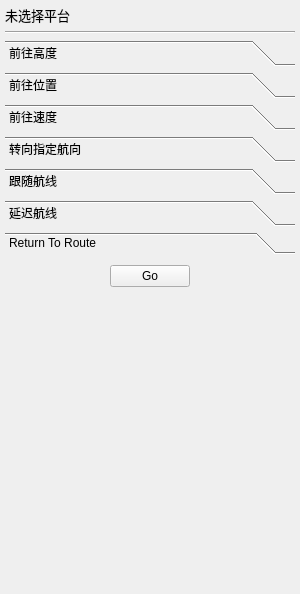
<?xml version="1.0" encoding="UTF-8"?>
<ui version="4.0">
 <class>PlatformMovementDockWidget</class>
 <widget class="QDockWidget" name="PlatformMovementDockWidget">
  <property name="geometry">
   <rect>
    <x>0</x>
    <y>0</y>
    <width>300</width>
    <height>594</height>
   </rect>
  </property>
  <property name="windowTitle">
   <string>平台移动</string>
  </property>
  <widget class="QWidget" name="mDockWidget">
   <layout class="QGridLayout">
    <property name="leftMargin">
     <number>5</number>
    </property>
    <property name="topMargin">
     <number>5</number>
    </property>
    <property name="rightMargin">
     <number>5</number>
    </property>
    <property name="bottomMargin">
     <number>5</number>
    </property>
    <item row="0" column="0">
     <widget class="QLabel" name="mSelectedEntityLabel">
      <property name="text">
       <string>&lt;html&gt;&lt;head/&gt;&lt;body&gt;&lt;p&gt;&lt;span style=&quot; font-size:10pt;&quot;&gt;未选择平台&lt;/span&gt;&lt;/p&gt;&lt;/body&gt;&lt;/html&gt;</string>
      </property>
     </widget>
    </item>
    <item row="1" column="0">
     <widget class="Line" name="line">
      <property name="orientation">
       <enum>Qt::Horizontal</enum>
      </property>
     </widget>
    </item>
    <item row="2" column="0">
     <widget class="QToolBox" name="mPlatformMovementToolBox">
      <property name="currentIndex">
       <number>6</number>
      </property>
      <widget class="QWidget" name="mAltitudeWidget">
       <property name="geometry">
        <rect>
         <x>0</x>
         <y>0</y>
         <width>290</width>
         <height>150</height>
        </rect>
       </property>
       <attribute name="label">
        <string>前往高度</string>
       </attribute>
       <layout class="QGridLayout" name="_2">
        <property name="leftMargin">
         <number>5</number>
        </property>
        <property name="topMargin">
         <number>5</number>
        </property>
        <property name="rightMargin">
         <number>5</number>
        </property>
        <property name="bottomMargin">
         <number>5</number>
        </property>
        <item row="2" column="0">
         <widget class="QLabel" name="mAltitudeLabel">
          <property name="text">
           <string>高度:</string>
          </property>
         </widget>
        </item>
        <item row="2" column="1">
         <widget class="QDoubleSpinBox" name="mAltitudeSpinBox">
          <property name="alignment">
           <set>Qt::AlignRight|Qt::AlignTrailing|Qt::AlignVCenter</set>
          </property>
          <property name="buttonSymbols">
           <enum>QAbstractSpinBox::PlusMinus</enum>
          </property>
          <property name="accelerated">
           <bool>true</bool>
          </property>
          <property name="correctionMode">
           <enum>QAbstractSpinBox::CorrectToNearestValue</enum>
          </property>
          <property name="showGroupSeparator" stdset="0">
           <bool>false</bool>
          </property>
          <property name="prefix">
           <string/>
          </property>
          <property name="minimum">
           <double>-10000.000000000000000</double>
          </property>
          <property name="maximum">
           <double>1000000.000000000000000</double>
          </property>
          <property name="singleStep">
           <double>1000.000000000000000</double>
          </property>
         </widget>
        </item>
        <item row="2" column="2">
         <widget class="wkf::AltitudeComboBox" name="mAltitudeUnitsBox">
          <property name="sizePolicy">
           <sizepolicy hsizetype="Minimum" vsizetype="Fixed">
            <horstretch>0</horstretch>
            <verstretch>0</verstretch>
           </sizepolicy>
          </property>
         </widget>
        </item>
        <item row="3" column="1">
         <widget class="QDoubleSpinBox" name="mAltitudeRateOfChangeSpinBox">
          <property name="enabled">
           <bool>false</bool>
          </property>
          <property name="alignment">
           <set>Qt::AlignRight|Qt::AlignTrailing|Qt::AlignVCenter</set>
          </property>
          <property name="buttonSymbols">
           <enum>QAbstractSpinBox::PlusMinus</enum>
          </property>
          <property name="accelerated">
           <bool>true</bool>
          </property>
          <property name="correctionMode">
           <enum>QAbstractSpinBox::CorrectToNearestValue</enum>
          </property>
          <property name="showGroupSeparator" stdset="0">
           <bool>false</bool>
          </property>
          <property name="maximum">
           <double>1000000.000000000000000</double>
          </property>
         </widget>
        </item>
        <item row="3" column="2">
         <widget class="wkf::AccelerationComboBox" name="mAltitudeRateOfChangeUnitsBox">
          <property name="enabled">
           <bool>false</bool>
          </property>
          <property name="sizePolicy">
           <sizepolicy hsizetype="Minimum" vsizetype="Fixed">
            <horstretch>0</horstretch>
            <verstretch>0</verstretch>
           </sizepolicy>
          </property>
         </widget>
        </item>
        <item row="4" column="1">
         <widget class="QCheckBox" name="mAltitudeKeepRouteCheckBox">
          <property name="layoutDirection">
           <enum>Qt::LeftToRight</enum>
          </property>
          <property name="text">
           <string>保存航线</string>
          </property>
          <property name="checked">
           <bool>true</bool>
          </property>
         </widget>
        </item>
        <item row="4" column="2">
         <widget class="QPushButton" name="mAltitudeButton">
          <property name="text">
           <string>前往</string>
          </property>
          <property name="autoDefault">
           <bool>true</bool>
          </property>
         </widget>
        </item>
        <item row="5" column="1">
         <spacer name="mAltitudeSpacer">
          <property name="orientation">
           <enum>Qt::Vertical</enum>
          </property>
          <property name="sizeHint" stdset="0">
           <size>
            <width>20</width>
            <height>40</height>
           </size>
          </property>
         </spacer>
        </item>
        <item row="3" column="0">
         <widget class="QCheckBox" name="mAltitudeRateOfChangeCheckBox">
          <property name="text">
           <string>加速度:</string>
          </property>
         </widget>
        </item>
        <item row="0" column="0">
         <widget class="QLabel" name="mCurrentAltitudeLabel">
          <property name="text">
           <string>当前高度:</string>
          </property>
         </widget>
        </item>
        <item row="0" column="1">
         <widget class="wkf::AltitudeLabel" name="mCurrentAltitudeValue">
          <property name="text">
           <string>n/a</string>
          </property>
         </widget>
        </item>
       </layout>
      </widget>
      <widget class="QWidget" name="mLocationWidget">
       <property name="geometry">
        <rect>
         <x>0</x>
         <y>0</y>
         <width>290</width>
         <height>200</height>
        </rect>
       </property>
       <attribute name="label">
        <string>前往位置</string>
       </attribute>
       <layout class="QGridLayout" name="_3">
        <property name="leftMargin">
         <number>5</number>
        </property>
        <property name="topMargin">
         <number>5</number>
        </property>
        <property name="rightMargin">
         <number>5</number>
        </property>
        <property name="bottomMargin">
         <number>5</number>
        </property>
        <item row="2" column="2">
         <widget class="UtQtLatPosLineEdit" name="latitudeLineEdit"/>
        </item>
        <item row="4" column="2">
         <widget class="UtQtLonPosLineEdit" name="longitudeLineEdit"/>
        </item>
        <item row="2" column="3">
         <layout class="QHBoxLayout" name="mLocationLayout">
          <item>
           <widget class="wkf::LocationSelector" name="mLocationMapButton">
            <property name="toolTip">
             <string>地图位置选择</string>
            </property>
            <property name="checkable">
             <bool>true</bool>
            </property>
           </widget>
          </item>
         </layout>
        </item>
        <item row="2" column="0">
         <widget class="QLabel" name="mLocationLatitudeLabel">
          <property name="text">
           <string>纬度:</string>
          </property>
         </widget>
        </item>
        <item row="9" column="2">
         <spacer name="verticalSpacer">
          <property name="orientation">
           <enum>Qt::Vertical</enum>
          </property>
          <property name="sizeHint" stdset="0">
           <size>
            <width>20</width>
            <height>40</height>
           </size>
          </property>
         </spacer>
        </item>
        <item row="5" column="3">
         <widget class="wkf::AltitudeComboBox" name="mLocationAltitudeUnitsBox">
          <property name="enabled">
           <bool>false</bool>
          </property>
          <property name="sizePolicy">
           <sizepolicy hsizetype="Minimum" vsizetype="Fixed">
            <horstretch>0</horstretch>
            <verstretch>0</verstretch>
           </sizepolicy>
          </property>
         </widget>
        </item>
        <item row="4" column="0">
         <widget class="QLabel" name="mLocationLongitudeLabel">
          <property name="text">
           <string>经度:</string>
          </property>
         </widget>
        </item>
        <item row="0" column="0">
         <widget class="QLabel" name="mCurrentPositionLabel">
          <property name="text">
           <string>当前位置:</string>
          </property>
         </widget>
        </item>
        <item row="5" column="0">
         <widget class="QCheckBox" name="mLocationAltitudeCheckBox">
          <property name="layoutDirection">
           <enum>Qt::LeftToRight</enum>
          </property>
          <property name="text">
           <string>高度:</string>
          </property>
         </widget>
        </item>
        <item row="7" column="2">
         <widget class="QCheckBox" name="mLocationImmediateCheckBox">
          <property name="text">
           <string>即时</string>
          </property>
         </widget>
        </item>
        <item row="7" column="3">
         <widget class="QPushButton" name="mLocationButton">
          <property name="text">
           <string>前往</string>
          </property>
          <property name="autoDefault">
           <bool>true</bool>
          </property>
         </widget>
        </item>
        <item row="5" column="2">
         <widget class="QDoubleSpinBox" name="mLocationAltitudeSpinBox">
          <property name="enabled">
           <bool>false</bool>
          </property>
          <property name="alignment">
           <set>Qt::AlignRight|Qt::AlignTrailing|Qt::AlignVCenter</set>
          </property>
          <property name="buttonSymbols">
           <enum>QAbstractSpinBox::PlusMinus</enum>
          </property>
          <property name="accelerated">
           <bool>true</bool>
          </property>
          <property name="correctionMode">
           <enum>QAbstractSpinBox::CorrectToNearestValue</enum>
          </property>
          <property name="minimum">
           <double>-10000.000000000000000</double>
          </property>
          <property name="maximum">
           <double>1000000.000000000000000</double>
          </property>
          <property name="singleStep">
           <double>1000.000000000000000</double>
          </property>
         </widget>
        </item>
        <item row="0" column="2" colspan="2">
         <widget class="QLabel" name="mCurrentPositionValue">
          <property name="text">
           <string>n/a</string>
          </property>
         </widget>
        </item>
        <item row="1" column="0">
         <widget class="QLabel" name="mCurrentAltitudeLocationLabel">
          <property name="text">
           <string>当前高度:</string>
          </property>
         </widget>
        </item>
        <item row="1" column="2" colspan="2">
         <widget class="wkf::AltitudeLabel" name="mCurrentAltitudeLocationValue">
          <property name="text">
           <string>n/a</string>
          </property>
         </widget>
        </item>
       </layout>
      </widget>
      <widget class="QWidget" name="mSpeedWidget">
       <property name="geometry">
        <rect>
         <x>0</x>
         <y>0</y>
         <width>290</width>
         <height>150</height>
        </rect>
       </property>
       <attribute name="label">
        <string>前往速度</string>
       </attribute>
       <layout class="QGridLayout" name="_4">
        <property name="leftMargin">
         <number>5</number>
        </property>
        <property name="topMargin">
         <number>5</number>
        </property>
        <property name="rightMargin">
         <number>5</number>
        </property>
        <property name="bottomMargin">
         <number>5</number>
        </property>
        <item row="1" column="2">
         <widget class="wkf::SpeedComboBox" name="mSpeedUnitsBox">
          <property name="sizePolicy">
           <sizepolicy hsizetype="Minimum" vsizetype="Fixed">
            <horstretch>0</horstretch>
            <verstretch>0</verstretch>
           </sizepolicy>
          </property>
         </widget>
        </item>
        <item row="1" column="1">
         <widget class="QDoubleSpinBox" name="mSpeedSpinBox">
          <property name="alignment">
           <set>Qt::AlignRight|Qt::AlignTrailing|Qt::AlignVCenter</set>
          </property>
          <property name="buttonSymbols">
           <enum>QAbstractSpinBox::PlusMinus</enum>
          </property>
          <property name="accelerated">
           <bool>true</bool>
          </property>
          <property name="correctionMode">
           <enum>QAbstractSpinBox::CorrectToNearestValue</enum>
          </property>
          <property name="maximum">
           <double>1000000.000000000000000</double>
          </property>
         </widget>
        </item>
        <item row="6" column="1">
         <spacer name="mSpeedSpacer">
          <property name="orientation">
           <enum>Qt::Vertical</enum>
          </property>
          <property name="sizeHint" stdset="0">
           <size>
            <width>20</width>
            <height>40</height>
           </size>
          </property>
         </spacer>
        </item>
        <item row="1" column="0">
         <widget class="QLabel" name="mSpeedLabel">
          <property name="text">
           <string>速度:</string>
          </property>
         </widget>
        </item>
        <item row="3" column="1">
         <widget class="QDoubleSpinBox" name="mSpeedLinearAccelerationSpinBox">
          <property name="enabled">
           <bool>false</bool>
          </property>
          <property name="alignment">
           <set>Qt::AlignRight|Qt::AlignTrailing|Qt::AlignVCenter</set>
          </property>
          <property name="buttonSymbols">
           <enum>QAbstractSpinBox::PlusMinus</enum>
          </property>
          <property name="accelerated">
           <bool>true</bool>
          </property>
          <property name="correctionMode">
           <enum>QAbstractSpinBox::CorrectToNearestValue</enum>
          </property>
          <property name="maximum">
           <double>1000000.000000000000000</double>
          </property>
         </widget>
        </item>
        <item row="5" column="2">
         <widget class="QPushButton" name="mSpeedButton">
          <property name="text">
           <string>前往</string>
          </property>
          <property name="autoDefault">
           <bool>true</bool>
          </property>
         </widget>
        </item>
        <item row="5" column="1">
         <widget class="QCheckBox" name="mSpeedKeepRouteCheckBox">
          <property name="text">
           <string>保存航线</string>
          </property>
          <property name="checked">
           <bool>true</bool>
          </property>
         </widget>
        </item>
        <item row="3" column="0">
         <widget class="QCheckBox" name="mSpeedLinearAccelerationCheckBox">
          <property name="text">
           <string>加速度:</string>
          </property>
         </widget>
        </item>
        <item row="3" column="2">
         <widget class="wkf::AccelerationComboBox" name="mSpeedLinearAccelerationUnitsBox">
          <property name="enabled">
           <bool>false</bool>
          </property>
          <property name="sizePolicy">
           <sizepolicy hsizetype="Minimum" vsizetype="Fixed">
            <horstretch>0</horstretch>
            <verstretch>0</verstretch>
           </sizepolicy>
          </property>
         </widget>
        </item>
        <item row="0" column="0">
         <widget class="QLabel" name="mCurrentSpeedLabel">
          <property name="text">
           <string>当前速度:</string>
          </property>
         </widget>
        </item>
        <item row="0" column="1">
         <widget class="wkf::SpeedLabel" name="mCurrentSpeedValue">
          <property name="text">
           <string>n/a</string>
          </property>
         </widget>
        </item>
       </layout>
      </widget>
      <widget class="QWidget" name="mHeadingWidget">
       <property name="geometry">
        <rect>
         <x>0</x>
         <y>0</y>
         <width>290</width>
         <height>150</height>
        </rect>
       </property>
       <attribute name="label">
        <string notr="true">转向指定航向</string>
       </attribute>
       <layout class="QGridLayout" name="_5">
        <property name="leftMargin">
         <number>5</number>
        </property>
        <property name="topMargin">
         <number>5</number>
        </property>
        <property name="rightMargin">
         <number>5</number>
        </property>
        <property name="bottomMargin">
         <number>5</number>
        </property>
        <item row="1" column="1">
         <widget class="QDoubleSpinBox" name="mHeadingSpinBox">
          <property name="alignment">
           <set>Qt::AlignRight|Qt::AlignTrailing|Qt::AlignVCenter</set>
          </property>
          <property name="buttonSymbols">
           <enum>QAbstractSpinBox::PlusMinus</enum>
          </property>
          <property name="accelerated">
           <bool>true</bool>
          </property>
          <property name="correctionMode">
           <enum>QAbstractSpinBox::CorrectToNearestValue</enum>
          </property>
          <property name="minimum">
           <double>-1000000.000000000000000</double>
          </property>
          <property name="maximum">
           <double>1000000.000000000000000</double>
          </property>
         </widget>
        </item>
        <item row="1" column="0">
         <widget class="QLabel" name="mHeadingLabel">
          <property name="text">
           <string>航向:</string>
          </property>
         </widget>
        </item>
        <item row="5" column="1">
         <spacer name="mHeadingSpacer">
          <property name="orientation">
           <enum>Qt::Vertical</enum>
          </property>
          <property name="sizeHint" stdset="0">
           <size>
            <width>20</width>
            <height>40</height>
           </size>
          </property>
         </spacer>
        </item>
        <item row="1" column="2">
         <widget class="wkf::AngleComboBox" name="mHeadingUnitsBox">
          <property name="sizePolicy">
           <sizepolicy hsizetype="Minimum" vsizetype="Fixed">
            <horstretch>0</horstretch>
            <verstretch>0</verstretch>
           </sizepolicy>
          </property>
         </widget>
        </item>
        <item row="3" column="1">
         <widget class="QRadioButton" name="mHeadingRelativeButton">
          <property name="text">
           <string>相对</string>
          </property>
         </widget>
        </item>
        <item row="2" column="2">
         <widget class="wkf::AccelerationComboBox" name="mHeadingRadialAccelerationUnitsBox">
          <property name="enabled">
           <bool>false</bool>
          </property>
         </widget>
        </item>
        <item row="2" column="1">
         <widget class="QDoubleSpinBox" name="mHeadingRadialAccelerationSpinBox">
          <property name="enabled">
           <bool>false</bool>
          </property>
          <property name="alignment">
           <set>Qt::AlignRight|Qt::AlignTrailing|Qt::AlignVCenter</set>
          </property>
          <property name="buttonSymbols">
           <enum>QAbstractSpinBox::PlusMinus</enum>
          </property>
          <property name="accelerated">
           <bool>true</bool>
          </property>
          <property name="correctionMode">
           <enum>QAbstractSpinBox::CorrectToNearestValue</enum>
          </property>
          <property name="maximum">
           <double>1000000.000000000000000</double>
          </property>
         </widget>
        </item>
        <item row="3" column="2">
         <widget class="QPushButton" name="mHeadingButton">
          <property name="text">
           <string>转向</string>
          </property>
          <property name="autoDefault">
           <bool>true</bool>
          </property>
         </widget>
        </item>
        <item row="3" column="0">
         <widget class="QRadioButton" name="mHeadingAbsoluteButton">
          <property name="text">
           <string>绝对</string>
          </property>
          <property name="checked">
           <bool>true</bool>
          </property>
         </widget>
        </item>
        <item row="2" column="0">
         <widget class="QCheckBox" name="mHeadingRadialAccelerationCheckBox">
          <property name="text">
           <string>加速度</string>
          </property>
         </widget>
        </item>
        <item row="0" column="0">
         <widget class="QLabel" name="mCurrentHeadingLabel">
          <property name="text">
           <string>当前航向:</string>
          </property>
         </widget>
        </item>
        <item row="0" column="1">
         <widget class="wkf::AngleLabel" name="mCurrentHeadingValue">
          <property name="text">
           <string>n/a</string>
          </property>
         </widget>
        </item>
       </layout>
      </widget>
      <widget class="QWidget" name="mRouteWidget">
       <property name="geometry">
        <rect>
         <x>0</x>
         <y>0</y>
         <width>290</width>
         <height>131</height>
        </rect>
       </property>
       <attribute name="label">
        <string notr="true">跟随航线</string>
       </attribute>
       <layout class="QGridLayout" name="_8">
        <property name="leftMargin">
         <number>5</number>
        </property>
        <property name="topMargin">
         <number>5</number>
        </property>
        <property name="rightMargin">
         <number>5</number>
        </property>
        <property name="bottomMargin">
         <number>5</number>
        </property>
        <item row="0" column="0">
         <widget class="QLabel" name="mRouteLabel">
          <property name="text">
           <string>跟随航线:</string>
          </property>
         </widget>
        </item>
        <item row="0" column="1">
         <widget class="QComboBox" name="mRouteComboBox">
          <property name="sizePolicy">
           <sizepolicy hsizetype="Preferred" vsizetype="Fixed">
            <horstretch>0</horstretch>
            <verstretch>0</verstretch>
           </sizepolicy>
          </property>
         </widget>
        </item>
        <item row="1" column="0">
         <widget class="QLabel" name="label">
          <property name="text">
           <string>航路点:</string>
          </property>
         </widget>
        </item>
        <item row="1" column="1">
         <widget class="QComboBox" name="mWaypointComboBox">
          <property name="sizePolicy">
           <sizepolicy hsizetype="Minimum" vsizetype="Fixed">
            <horstretch>0</horstretch>
            <verstretch>0</verstretch>
           </sizepolicy>
          </property>
          <property name="sizeAdjustPolicy">
           <enum>QComboBox::AdjustToContents</enum>
          </property>
         </widget>
        </item>
        <item row="2" column="1">
         <widget class="QPushButton" name="mRouteButton">
          <property name="text">
           <string>前往</string>
          </property>
          <property name="autoDefault">
           <bool>true</bool>
          </property>
         </widget>
        </item>
        <item row="3" column="0">
         <spacer name="mRouteSpacer">
          <property name="orientation">
           <enum>Qt::Vertical</enum>
          </property>
          <property name="sizeHint" stdset="0">
           <size>
            <width>20</width>
            <height>40</height>
           </size>
          </property>
         </spacer>
        </item>
        <item row="0" column="2">
         <spacer name="mRouteSpacer2">
          <property name="orientation">
           <enum>Qt::Horizontal</enum>
          </property>
          <property name="sizeType">
           <enum>QSizePolicy::Maximum</enum>
          </property>
          <property name="sizeHint" stdset="0">
           <size>
            <width>60</width>
            <height>10</height>
           </size>
          </property>
         </spacer>
        </item>
       </layout>
      </widget>
      <widget class="QWidget" name="mDelayRouteWidget">
       <property name="geometry">
        <rect>
         <x>0</x>
         <y>0</y>
         <width>290</width>
         <height>105</height>
        </rect>
       </property>
       <attribute name="label">
        <string notr="true">延迟航线</string>
       </attribute>
       <layout class="QGridLayout" name="_6" columnstretch="0,0,0">
        <property name="leftMargin">
         <number>5</number>
        </property>
        <property name="topMargin">
         <number>5</number>
        </property>
        <property name="rightMargin">
         <number>5</number>
        </property>
        <property name="bottomMargin">
         <number>5</number>
        </property>
        <item row="1" column="0">
         <widget class="QLabel" name="mDelayLabel">
          <property name="text">
           <string>延迟航线:</string>
          </property>
         </widget>
        </item>
        <item row="3" column="0">
         <spacer name="mDelaySpacer">
          <property name="orientation">
           <enum>Qt::Vertical</enum>
          </property>
          <property name="sizeHint" stdset="0">
           <size>
            <width>20</width>
            <height>40</height>
           </size>
          </property>
         </spacer>
        </item>
        <item row="1" column="2">
         <widget class="wkf::TimeComboBox" name="mDelayComboBox">
          <property name="sizePolicy">
           <sizepolicy hsizetype="Preferred" vsizetype="Fixed">
            <horstretch>0</horstretch>
            <verstretch>0</verstretch>
           </sizepolicy>
          </property>
         </widget>
        </item>
        <item row="2" column="1">
         <widget class="QPushButton" name="mDelayButton">
          <property name="text">
           <string>前往</string>
          </property>
          <property name="autoDefault">
           <bool>true</bool>
          </property>
         </widget>
        </item>
        <item row="1" column="1">
         <widget class="QDoubleSpinBox" name="mDelaySpinBox">
          <property name="maximum">
           <double>10000.000000000000000</double>
          </property>
         </widget>
        </item>
       </layout>
      </widget>
      <widget class="QWidget" name="mReturnRouteWidget">
       <property name="geometry">
        <rect>
         <x>0</x>
         <y>0</y>
         <width>290</width>
         <height>79</height>
        </rect>
       </property>
       <attribute name="label">
        <string notr="true">Return To Route</string>
       </attribute>
       <layout class="QGridLayout" name="_7">
        <property name="leftMargin">
         <number>5</number>
        </property>
        <property name="topMargin">
         <number>5</number>
        </property>
        <property name="rightMargin">
         <number>5</number>
        </property>
        <property name="bottomMargin">
         <number>5</number>
        </property>
        <item row="0" column="0">
         <widget class="QPushButton" name="mReturnButton">
          <property name="sizePolicy">
           <sizepolicy hsizetype="Fixed" vsizetype="Fixed">
            <horstretch>0</horstretch>
            <verstretch>0</verstretch>
           </sizepolicy>
          </property>
          <property name="text">
           <string>Go</string>
          </property>
          <property name="autoDefault">
           <bool>true</bool>
          </property>
         </widget>
        </item>
        <item row="1" column="0">
         <spacer name="mReturnSpacer">
          <property name="orientation">
           <enum>Qt::Vertical</enum>
          </property>
          <property name="sizeHint" stdset="0">
           <size>
            <width>20</width>
            <height>40</height>
           </size>
          </property>
         </spacer>
        </item>
       </layout>
      </widget>
     </widget>
    </item>
    <item row="3" column="0">
     <spacer name="mToolBoxSpacer">
      <property name="orientation">
       <enum>Qt::Vertical</enum>
      </property>
      <property name="sizeHint" stdset="0">
       <size>
        <width>20</width>
        <height>40</height>
       </size>
      </property>
     </spacer>
    </item>
   </layout>
  </widget>
 </widget>
 <customwidgets>
  <customwidget>
   <class>wkf::AltitudeComboBox</class>
   <extends>QComboBox</extends>
   <header>WkfUnitComboBox.hpp</header>
  </customwidget>
  <customwidget>
   <class>wkf::AccelerationComboBox</class>
   <extends>QComboBox</extends>
   <header>WkfUnitComboBox.hpp</header>
  </customwidget>
  <customwidget>
   <class>wkf::SpeedComboBox</class>
   <extends>QComboBox</extends>
   <header>WkfUnitComboBox.hpp</header>
  </customwidget>
  <customwidget>
   <class>wkf::AngleComboBox</class>
   <extends>QComboBox</extends>
   <header>WkfUnitComboBox.hpp</header>
  </customwidget>
  <customwidget>
   <class>UtQtLatPosLineEdit</class>
   <extends>QLineEdit</extends>
   <header>UtQtUnitLineEdit.hpp</header>
  </customwidget>
  <customwidget>
   <class>UtQtLonPosLineEdit</class>
   <extends>QLineEdit</extends>
   <header>UtQtUnitLineEdit.hpp</header>
  </customwidget>
  <customwidget>
   <class>wkf::LocationSelector</class>
   <extends>QPushButton</extends>
   <header>WkfSelectorWidgets.hpp</header>
  </customwidget>
  <customwidget>
   <class>wkf::AltitudeLabel</class>
   <extends>QLabel</extends>
   <header>WkfUnitTypes.hpp</header>
  </customwidget>
  <customwidget>
   <class>wkf::SpeedLabel</class>
   <extends>QLabel</extends>
   <header>WkfUnitTypes.hpp</header>
  </customwidget>
  <customwidget>
   <class>wkf::AngleLabel</class>
   <extends>QLabel</extends>
   <header>WkfUnitTypes.hpp</header>
  </customwidget>
  <customwidget>
   <class>wkf::TimeComboBox</class>
   <extends>QComboBox</extends>
   <header>WkfUnitComboBox.hpp</header>
  </customwidget>
 </customwidgets>
 <tabstops>
  <tabstop>mAltitudeSpinBox</tabstop>
  <tabstop>mAltitudeUnitsBox</tabstop>
  <tabstop>mAltitudeRateOfChangeCheckBox</tabstop>
  <tabstop>mAltitudeRateOfChangeSpinBox</tabstop>
  <tabstop>mAltitudeRateOfChangeUnitsBox</tabstop>
  <tabstop>mAltitudeKeepRouteCheckBox</tabstop>
  <tabstop>mAltitudeButton</tabstop>
  <tabstop>latitudeLineEdit</tabstop>
  <tabstop>mLocationMapButton</tabstop>
  <tabstop>longitudeLineEdit</tabstop>
  <tabstop>mLocationAltitudeCheckBox</tabstop>
  <tabstop>mLocationAltitudeSpinBox</tabstop>
  <tabstop>mLocationAltitudeUnitsBox</tabstop>
  <tabstop>mLocationImmediateCheckBox</tabstop>
  <tabstop>mLocationButton</tabstop>
  <tabstop>mSpeedSpinBox</tabstop>
  <tabstop>mSpeedUnitsBox</tabstop>
  <tabstop>mSpeedLinearAccelerationCheckBox</tabstop>
  <tabstop>mSpeedLinearAccelerationSpinBox</tabstop>
  <tabstop>mSpeedLinearAccelerationUnitsBox</tabstop>
  <tabstop>mSpeedKeepRouteCheckBox</tabstop>
  <tabstop>mSpeedButton</tabstop>
  <tabstop>mHeadingSpinBox</tabstop>
  <tabstop>mHeadingUnitsBox</tabstop>
  <tabstop>mHeadingRadialAccelerationCheckBox</tabstop>
  <tabstop>mHeadingRadialAccelerationSpinBox</tabstop>
  <tabstop>mHeadingRadialAccelerationUnitsBox</tabstop>
  <tabstop>mHeadingAbsoluteButton</tabstop>
  <tabstop>mHeadingRelativeButton</tabstop>
  <tabstop>mHeadingButton</tabstop>
  <tabstop>mRouteComboBox</tabstop>
  <tabstop>mWaypointComboBox</tabstop>
  <tabstop>mRouteButton</tabstop>
  <tabstop>mReturnButton</tabstop>
 </tabstops>
 <resources/>
 <connections/>
</ui>
